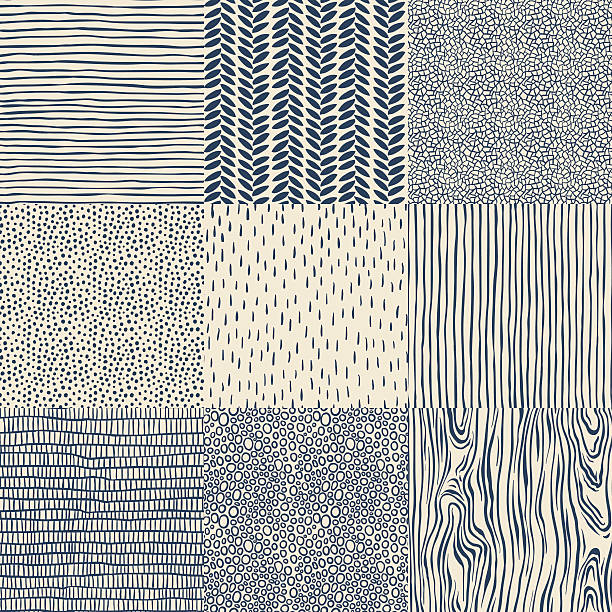
#> input picture group 414/lab2/DziambaAlina/img1.jpg, 612 x 612 px, found by its file name
$ jupyter execute --allow-errors Lab2.ipynb   (shell and % lines are left out)
#> lines starting #> are read from the running program, lines starting #| are printed output that depends on the picture
[cell 1]
import numpy as np
import cv2 as cv
import matplotlib.pyplot as plt

def show(img):
    plt.imshow(img)
    plt.axis('off')
    plt.figure(figsize=(55, 45))
    plt.show()

[cell 2]
from google.colab import drive
drive.mount('/content/drive/')

[cell 3]
img3 = cv.imread('/content/drive/MyDrive/CV/Lab2/img1.jpg', cv.COLOR_BGR2RGB)
#> img3 is the input picture: shape (612, 612, 3); mean B, G, R 173.2, 176, 174
show(img3)
img1 = cv.imread('/content/drive/MyDrive/CV/Lab2/img1_1.jpg', cv.COLOR_BGR2RGB)
#> (the rest of this cell did not finish here and is left out)

[cell 4]
def affine(img):
    img = cv.warpAffine(img, np.array([[1, -0.3, 0], [0, 1, 0]]), img1.shape[:2][::-1])
    return img

#> (a cell that did not finish here is left out)

[cell 6]
rot_1 = cv.rotate(img3, cv.ROTATE_180)
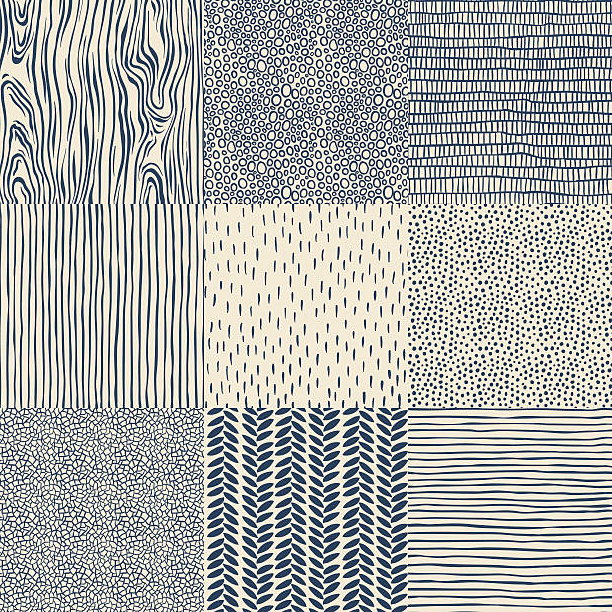
#> rot_1: shape (612, 612, 3); mean B, G, R 173.2, 176, 174
show(rot_1)

[cell 7]
def dist(x, y):
  n = len(x)
  assert len(x) == len(y)
  return float(sum([(x[i] ^ y[i]) for i in range(n)]))

[cell 8]
def custom_match(img, second):
    orb = cv.ORB_create()

    kp1, des1 = orb.detectAndCompute(img, None)
#> kp1 = 500 keypoints; strongest (x, y, size): (342, 551, 31), (211, 448, 31), (371, 439, 31), (56, 289, 31)
    kp2, des2 = orb.detectAndCompute(second, None)
#> kp2 = 500 keypoints; strongest (x, y, size): (269, 60, 31), (400, 163, 31), (240, 172, 31), (555, 322, 31)

    matches = []
    for i, k1 in enumerate(des1):
      for j, k2 in enumerate(des2):
        matches.append(cv.DMatch(_distance=dist(k1,k2), _imgIdx=0, _queryIdx=i, _trainIdx=j))
#> this loop made 500 passes

    matches = sorted(matches, key = lambda x : x.distance)

    img3 = cv.drawMatches(img, kp1, second, kp2, matches[:15], None, flags=cv.DrawMatchesFlags_NOT_DRAW_SINGLE_POINTS)
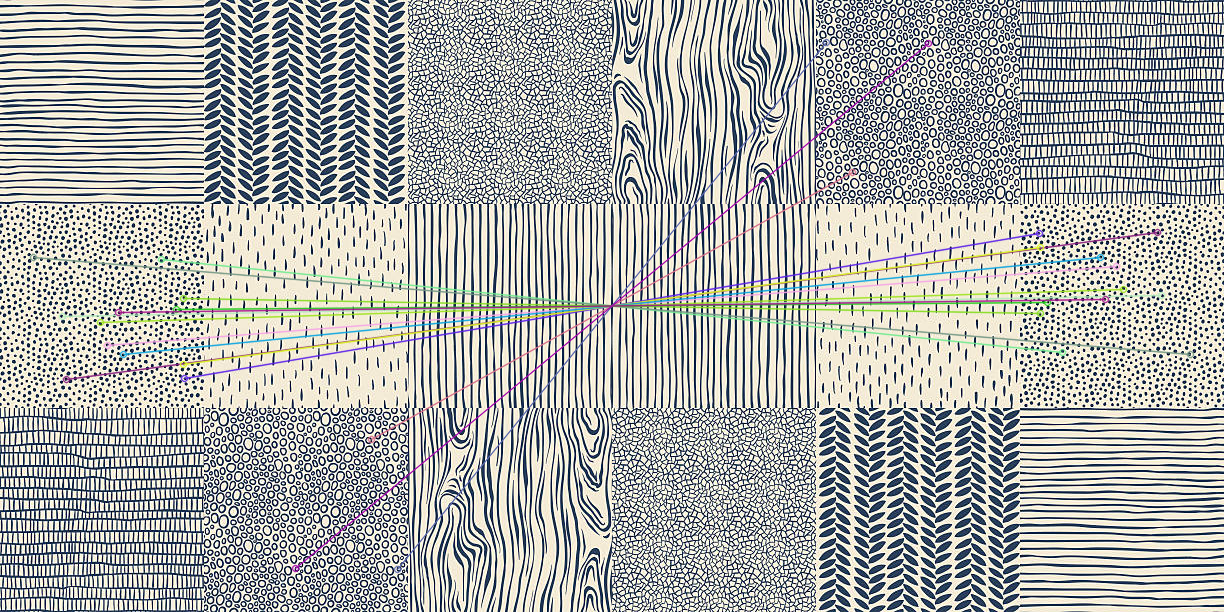
#> img3: shape (612, 1224, 3); mean B, G, R 172, 174.8, 172.6

    show(img3)

[cell 9]
def orb_match(img,second):
    orb = cv.ORB_create()

    kp1, des1 = orb.detectAndCompute(img, None)
    kp2, des2 = orb.detectAndCompute(second, None)

    matches = sorted(
        cv.BFMatcher(cv.NORM_HAMMING, crossCheck=True).match(des1,des2),
        key = lambda x:x.distance)

    img4 = cv.drawMatches(img, kp1, second, kp2, matches[:15], None, flags=cv.DrawMatchesFlags_NOT_DRAW_SINGLE_POINTS)
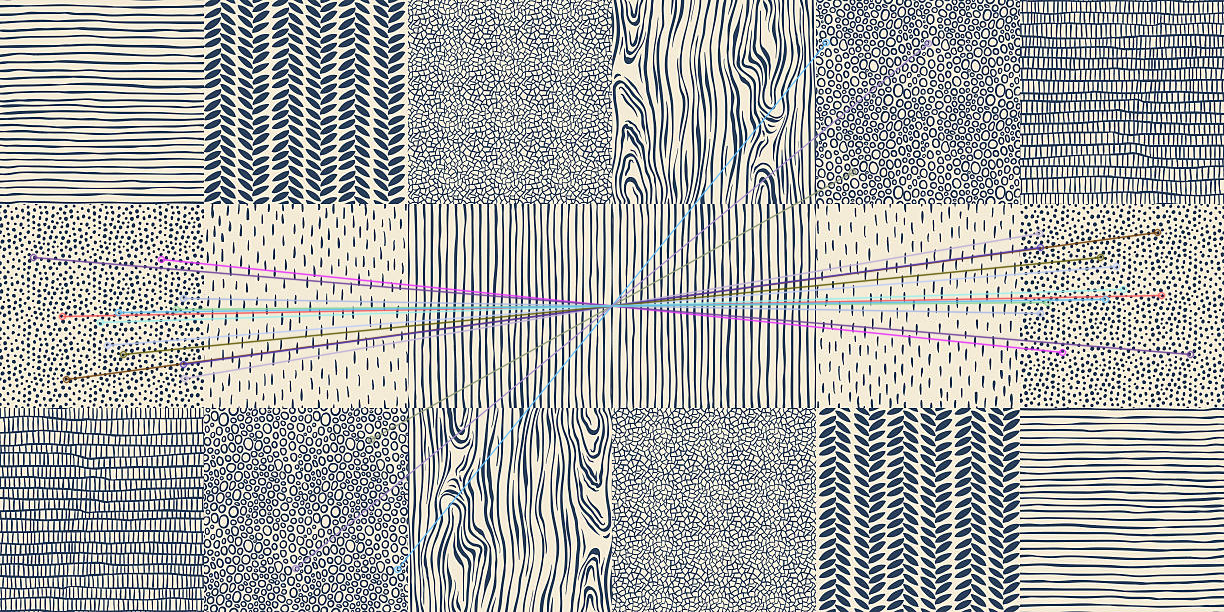
#> img4: shape (612, 1224, 3); mean B, G, R 172.9, 174.6, 172.8
    show(img4)
